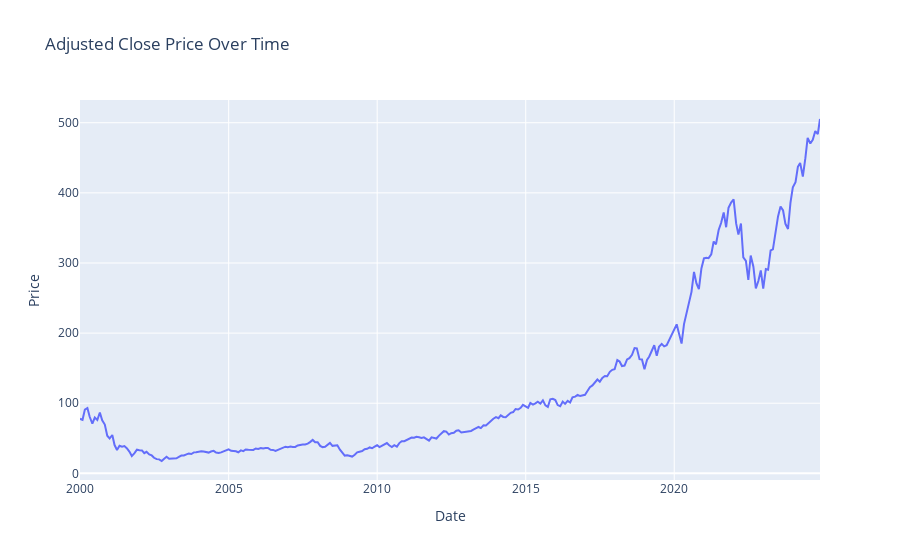

This figure's notebook cell:
### Code cell
import plotly.graph_objs as go
import plotly.express as px

# Plot historical data
fig = go.Figure()
fig.add_trace(go.Scatter(x=time_series_df.index, y=time_series_df["Adj Close"],
                         mode='lines', name='Adjusted Close'))
fig.update_layout(title=" Adjusted Close Price Over Time",
                  xaxis_title="Date", yaxis_title="Price")
fig.show()

### Figure 1 — Plotly figure (JSON) as saved in the notebook; plotly's stock layout.template omitted (floating-point values rounded to 4 significant figures; data arrays with more than 128 entries replaced by an {"elided": "..."} marker saying what was removed)
{"data": [{"mode": "lines", "name": "Adjusted Close", "type": "scatter", "x": {"elided": "300 str values"}, "y": {"elided": "300 float values"}}], "layout": {"autosize": true, "title": {"text": " Adjusted Close Price Over Time"}, "xaxis": {"autorange": true, "range": ["1999-12-31", "2024-11-27"], "title": {"text": "Date"}, "type": "date"}, "yaxis": {"autorange": true, "range": [-9.454, 532.4], "title": {"text": "Price"}, "type": "linear"}}}
